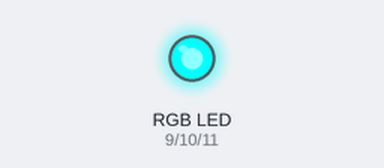
The sketch below on a simulated Arduino Uno, built with avr-gcc and run on an emulated ATmega328P. Parts: an RGB LED mixed from three pins (HIGH = lit).

Above: at 0.5 s.
At 1.5 s:
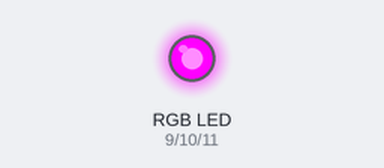
At 2.5 s:
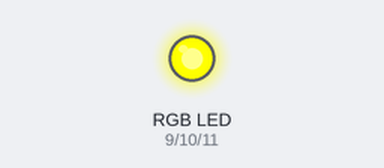
At 3.5 s:
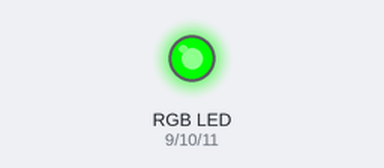
Timing chart, 0 to 5.2 s (numbered marks = the images above):
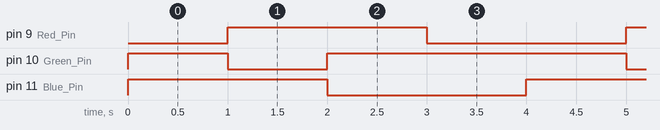

The sketch:

Ex-2-RGB_Common_Anode_.ino
```cpp
#include <Arduino.h>

/*RGB LED pins (Common Anode)*/
#define Red_Pin 9
#define Green_Pin 10
#define Blue_Pin 11

/*Delay  (in milliseconds)*/
#define COLOR_CHANGE_DELAY 1000

void setup() {
  // Initialize the RGB LED pins as outputs
  pinMode(Red_Pin, OUTPUT);
  pinMode(Green_Pin, OUTPUT);
  pinMode(Blue_Pin, OUTPUT);
}

void loop() {
  /* Pattern 1: Red */
  digitalWrite(Red_Pin, LOW);   // Turn on Red (Common Anode)
  digitalWrite(Green_Pin, HIGH); // Turn off Green
  digitalWrite(Blue_Pin, HIGH);  // Turn off Blue
  delay(COLOR_CHANGE_DELAY);

  /* Pattern 2: Green */
  digitalWrite(Red_Pin, HIGH);   // Turn off Red
  digitalWrite(Green_Pin, LOW);  // Turn on Green (Common Anode)
  digitalWrite(Blue_Pin, HIGH);  // Turn off Blue
  delay(COLOR_CHANGE_DELAY);

  /* Pattern 3: Blue */
  digitalWrite(Red_Pin, HIGH);   // Turn off Red
  digitalWrite(Green_Pin, HIGH); // Turn off Green
  digitalWrite(Blue_Pin, LOW);   // Turn on Blue (Common Anode)
  delay(COLOR_CHANGE_DELAY);

  /*Pattern 4: white (Red + Blue+ Green)*/
  digitalWrite(Red_Pin, LOW);    // Turn on Red (Common Anode)
  digitalWrite(Green_Pin, HIGH); // Turn off Green
  digitalWrite(Blue_Pin, LOW);   // Turn on Blue (Common Anode)
  delay(COLOR_CHANGE_DELAY);
}
```

Measured:
- by itself, pin 9 (Red_Pin), pin 11 (Blue_Pin): alternates HIGH for 2.0 s and LOW for 2.0 s
- by itself, pin 10 (Green_Pin): repeats every 4.0 s: LOW 1.0 s, HIGH 3.0 s
- by itself, everything shown: repeats every 4.0 s, in 4 steps
